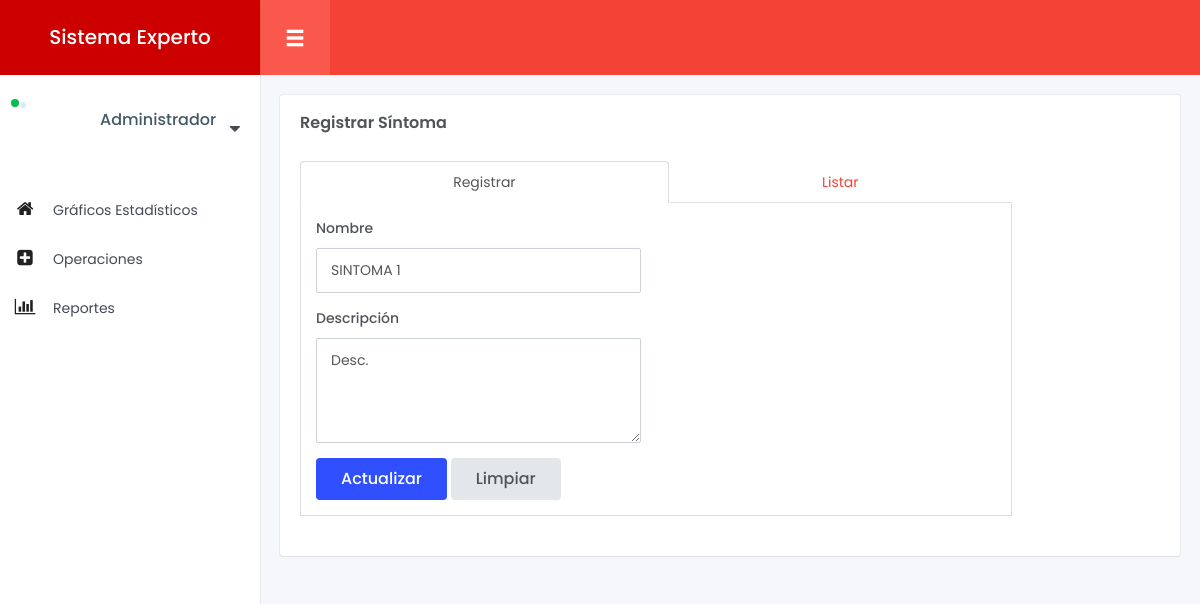
/proyecto-se/registrar_sintoma.php?update=1&txt_id=1 (signed in), run on an earlier commit of the app's database.
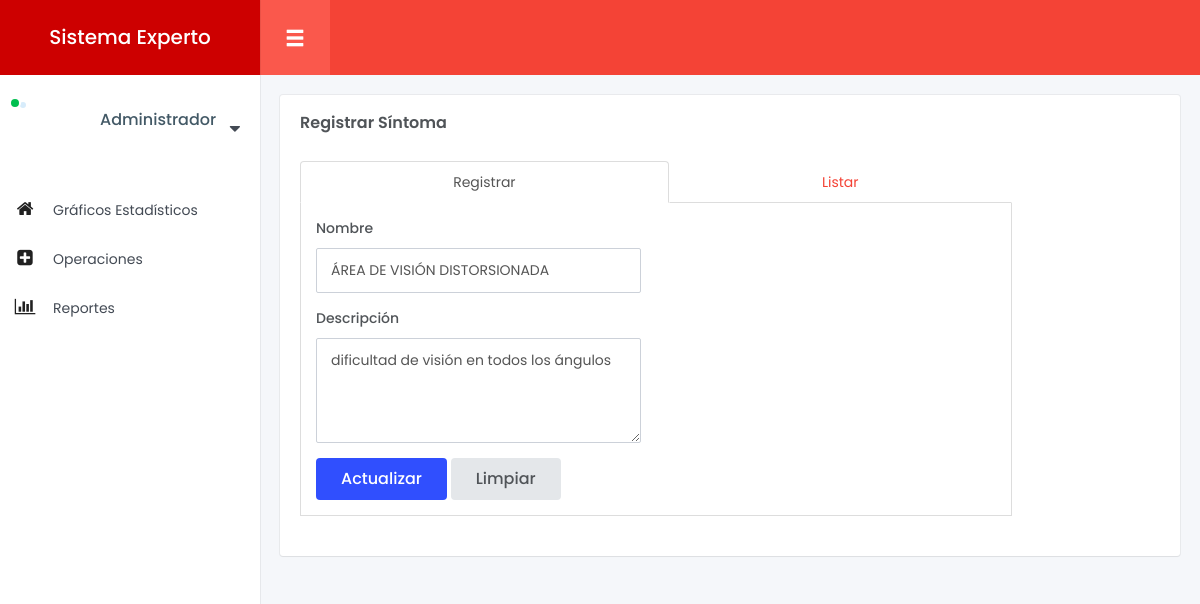
And on a later commit of the database.
### tables this page shows
CREATE TABLE `sintoma` (
  `id_sintoma` int(11) NOT NULL,
  `sin_nombre` varchar(50) NOT NULL,
  `sin_descripcion` varchar(200) NOT NULL,
  `sin_fecha` date NOT NULL,
  `sin_estado` tinyint(4) NOT NULL
);

### proyecto-se/php/sintoma.php (called while the page is built, shortened)
<?php
include "db.php";
class sintoma extends Database
{
    public function select_record($table,$where){
        $sql = "";
        $condition = "";
        foreach ($where as $key => $value) {
            $condition .= $key . "='" . $value . "' AND ";
        }
        $condition = substr($condition, 0, -5);
        $sql .= "SELECT * FROM ".$table." WHERE ".$condition;
        $query = mysqli_query($this->con,$sql);
        $row = mysqli_fetch_array($query);
        return $row;
    }
}
$obj = new sintoma;
?>

### proyecto-se/php/db.php (called while the page is built, shortened)
<?php
class Database
{
    public function __construct(){
        $this->con = mysqli_connect("localhost","root","","proyectose");
    }
}
?>

### proyecto-se/registrar_sintoma.php (the view, shortened to what this page needs)
<?php
include "php/plantilla/header.php";
include "php/sintoma.php";
?>
<div class="row row-inline-block small-spacing">
    <div class="col-xs-12">
        <div class="box-content">
            <h4 class="box-title">Registrar Síntoma</h4>
            <div class="row">
                <div class="col-sm-10 margin-bottom-20">
                    <ul class="nav nav-tabs nav-justified" id="myTabs-justified" role="tablist">
                        <li role="presentation" class="active"><a href="#home-justified" id="home-tab-justified" role="tab" data-toggle="tab" aria-controls="home" aria-expanded="true">Registrar</a></li>
                        <li role="presentation"><a href="#profile-justified" role="tab" id="profile-tab-justified" data-toggle="tab" aria-controls="profile">Listar</a></li>
                    </ul>
                    <div class="tab-content" id="myTabContent-justified">
                        <div class="tab-pane fade in active" role="tabpanel" id="home-justified" aria-labelledby="home-tab-justified">
                        <?php
                            if(isset($_GET["update"])){
                                if (!empty($_GET["txt_id"])) $id = $_GET["txt_id"];
                                else $id = null;
                                $where = array("id_sintoma"=>$id,);
                                $row = $obj->select_record("sintoma",$where);
                        ?>
                            <form action="php/sintoma.php" method="post">
                                <div class="row">
                                    <div class="col-sm-6">
                                        <div class="form-group">
                                            <label>Nombre</label>
                                            <input name="sin_nombre" type="text" class="form-control" value="<?php echo $row["sin_nombre"]; ?>" required>
                                        </div>
                                    </div>
                                </div>
                                <div class="row">
                                    <div class="col-sm-6">
                                        <div class="form-group">
                                            <label>Descripción</label>
                                            <textarea name="sin_descripcion" class="form-control" required><?php echo $row["sin_descripcion"]; ?></textarea>
                                        </div>
                                    </div>
                                </div>
                                <div class="row">
                                    <div class="col-sm-12">
                                        <button type="submit" name="edit" class="btn btn-primary">Actualizar</button>
                                        <button type="reset" class="btn btn-secondary">Limpiar</button>
                                    </div>
                                </div>
                            </form>
                        <?php
                            }
                        ?>
                        </div>
                    </div>
                </div>
            </div>
        </div>
    </div>
</div>
</div>
</div>
<?php
include "php/plantilla/footer.php";
?>

### proyecto-se/php/plantilla/header.php (shortened to what this page needs)
<!DOCTYPE html>
<html lang="en">
<head>
	<link rel="stylesheet" href="assets/styles/style.min.css">
	<link rel="stylesheet" href="assets/plugin/mCustomScrollbar/jquery.mCustomScrollbar.min.css">
	<link rel="stylesheet" href="assets/plugin/waves/waves.min.css">
	<link rel="stylesheet" href="assets/plugin/sweet-alert/sweetalert.css">
	<link rel="stylesheet" href="assets/plugin/modal/remodal/remodal.css">
	<link rel="stylesheet" href="assets/plugin/modal/remodal/remodal-default-theme.css">
	<link rel="stylesheet" href="assets/plugin/datatables/media/css/dataTables.bootstrap.min.css">
	<link rel="stylesheet" href="assets/plugin/datatables/extensions/Responsive/css/responsive.bootstrap.min.css">
	<link rel="stylesheet" href="assets/plugin/select2/css/select2.min.css">
	<link rel="stylesheet" href="assets/plugin/datepicker/css/bootstrap-datepicker.min.css">
	<link rel="stylesheet" href="assets/color-switcher/color-switcher.min.css">
	<link id="custom-color-themes" rel="stylesheet" href="assets/styles/color/red.min.css">
</head>
<body>
<div class="main-menu">
	<header class="header">
		<a href="index.php" class="logo">Sistema Experto</a>
		<div class="user">
			<a href="#" class="avatar"><img src="https://maxcdn.icons8.com/Share/icon/Users//circled_user_male1600.png" alt=""><span class="status online"></span></a>
			<h5 class="name">Administrador</h5>
			<div class="control-wrap js__drop_down">
				<i class="fa fa-caret-down js__drop_down_button"></i>
			</div>
		</div>
	</header>
	<div class="content">
		<div class="navigation">
			<ul class="menu js__accordion">
				<li>
					<a class="waves-effect" href="index.php"><i class="menu-icon fa fa-home"></i><span>Gráficos Estadísticos</span></a>
				</li>
			</ul>
			<ul class="menu js__accordion">
				<li class="">
					<a class="waves-effect parent-item js__control" href="#"><i class="menu-icon fa fa-plus-square"></i><span>Operaciones</span></a>
				</li>
                <li class="">
                    <a class="waves-effect parent-item js__control" href="#"><i class="menu-icon fa fa-bar-chart"></i><span>Reportes</span></a>
                </li>
			</ul>
		</div>
	</div>
</div>
<div class="fixed-navbar">
	<div class="pull-left">
		<button type="button" class="menu-mobile-button glyphicon glyphicon-menu-hamburger js__menu_mobile"></button>
	</div>
</div>
<div id="wrapper">
	<div class="main-content">

### proyecto-se/php/plantilla/footer.php (shortened to what this page needs)
</body>
</html>

### proyecto-se/php/plantilla/header.php (style rules this page uses)
input { text-transform: uppercase; }

What changed in the data, as far as the page shows it:
changed sintoma: sin_nombre "SINTOMA 1" → "ÁREA DE VISIÓN DISTORSIONADA"; sin_descripcion "Desc." → "dificultad de visión en todos los ángulos"
